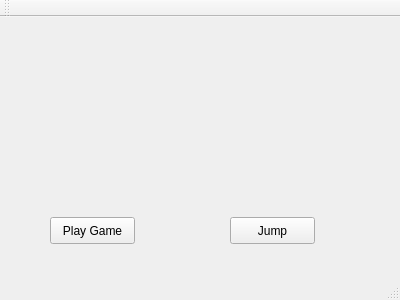
<?xml version="1.0" encoding="UTF-8"?>
<ui version="4.0">
 <class>MainWindow</class>
 <widget class="QMainWindow" name="MainWindow">
  <property name="geometry">
   <rect>
    <x>0</x>
    <y>0</y>
    <width>400</width>
    <height>300</height>
   </rect>
  </property>
  <property name="windowTitle">
   <string>MainWindow</string>
  </property>
  <widget class="QWidget" name="centralWidget">
   <widget class="QPushButton" name="jumpButton">
    <property name="geometry">
     <rect>
      <x>230</x>
      <y>200</y>
      <width>85</width>
      <height>27</height>
     </rect>
    </property>
    <property name="text">
     <string>Jump</string>
    </property>
   </widget>
   <widget class="QPushButton" name="playButton">
    <property name="geometry">
     <rect>
      <x>50</x>
      <y>200</y>
      <width>85</width>
      <height>27</height>
     </rect>
    </property>
    <property name="text">
     <string>Play Game</string>
    </property>
   </widget>
  </widget>
  <widget class="QMenuBar" name="menuBar">
   <property name="geometry">
    <rect>
     <x>0</x>
     <y>0</y>
     <width>400</width>
     <height>27</height>
    </rect>
   </property>
  </widget>
  <widget class="QToolBar" name="mainToolBar">
   <attribute name="toolBarArea">
    <enum>TopToolBarArea</enum>
   </attribute>
   <attribute name="toolBarBreak">
    <bool>false</bool>
   </attribute>
  </widget>
  <widget class="QStatusBar" name="statusBar"/>
 </widget>
 <layoutdefault spacing="6" margin="11"/>
 <resources/>
 <connections/>
</ui>
